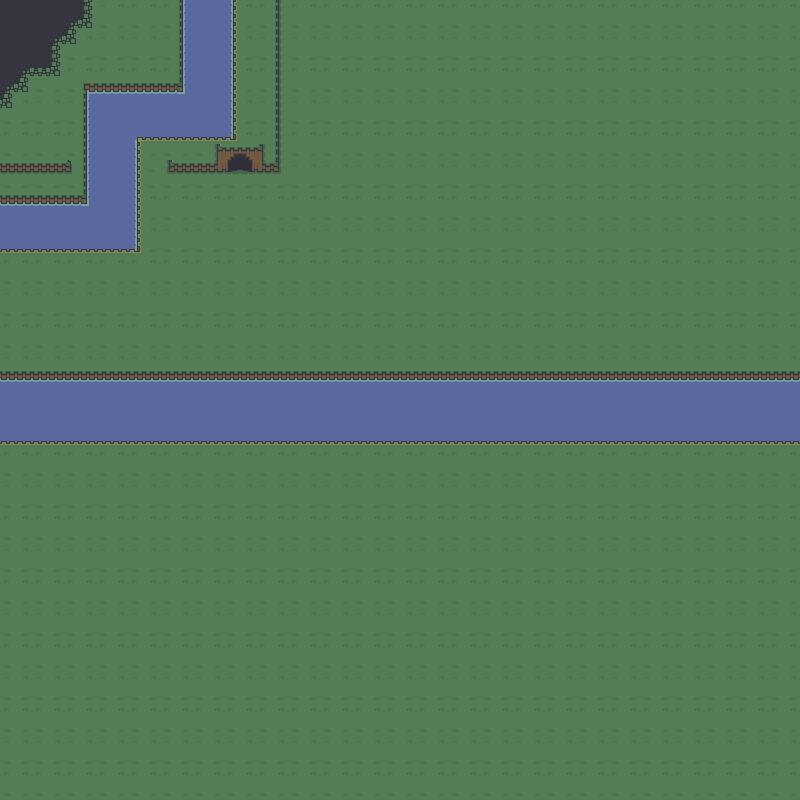

This is a level from a 2D game, rendered from its Tiled map with the project's own tilesets. A one-line summary and the map file follow, with tile-layer data summarised:
An orthogonal 50x50 tile map with 16x16 px tiles, 1 tile layer (Calque de Tuiles 1).

<map version="1.10" tiledversion="1.10.2" orientation="orthogonal" renderorder="right-down" width="50" height="50" tilewidth="16" tileheight="16" infinite="0" nextlayerid="2" nextobjectid="1">
 <tileset firstgid="1" source="test.tsx" />
 <layer id="1" name="Calque de Tuiles 1" width="50" height="50">
  <data>[2500 cells, 2500 non-empty, 35 distinct tile ids]</data>
 </layer>
</map>
